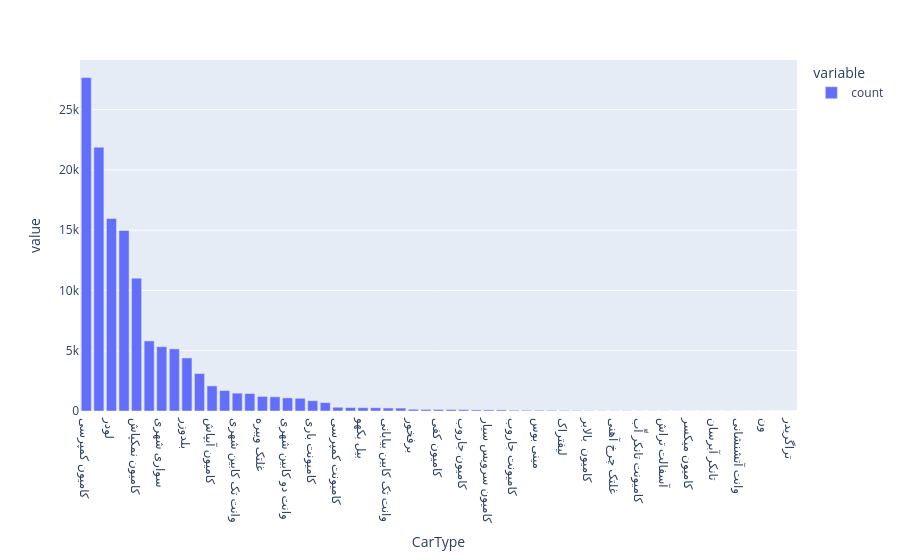

This figure's notebook cell:
### Code cell
px.bar(Replacement_only['CarType'].value_counts())

### Figure 1 — Plotly figure (JSON) as saved in the notebook; plotly's stock layout.template omitted (floating-point values rounded to 4 significant figures)
{"data": [{"alignmentgroup": "True", "hovertemplate": "variable=count<br>CarType=%{x}<br>value=%{y}<extra></extra>", "legendgroup": "count", "marker": {"color": "#636efa", "pattern": {"shape": ""}}, "name": "count", "offsetgroup": "count", "orientation": "v", "showlegend": true, "textposition": "auto", "type": "bar", "x": ["کامیون کمپرسی", "وانت دوکابین بیابانی", "لودر", "گریدر", "کامیون نمکپاش", "کامیون کشنده", "سواری شهری", "کامیونت", "بلدوزر", "کامیون برفروب", "کامیون آبپاش", "سواری بیابانی", "وانت تک کابین شهری", "کامیون جرثقیل", "غلتک ویبره", "بیل مکانیکی", "وانت دو کابین شهری", "کامیون سوخت رسان", "کامیونت باری", "کامیون فلاسک آسفالت", "کامیونت کمپرسی", "کامیونت خط کش", "بیل بکهو", "کامیون قیرپاش", "وانت تک کابین بیابانی", "کامیون باری", "برفخور", "کامیون بالابر", "کامیون کفی", "مینی لودر", "کامیون جاروب", "کامیونت بالابر", "کامیون سرویس سیار", "کامیونت سوخت رسان", "کامیونت جاروب", "تراکتور", "مینی بوس", "کامیون گاردریل شور", "لیفتراک", "کامیون آتشنشانی", "کامیون  بالابر", "کامیون خط کش", "غلتک چرخ آهنی", "کامیونت عملیات", "کامیونت تانکر آّب", "غلتک چرخ لاستیکی", "آسفالت تراش", "کامیونت جرثقیل", "کامیون میکسر", "کامیون آب نمک پاش", "تانکر آبرسان", "غلتک پاچه بزی", "وانت آتشنشانی", "کامیونت آتشنشانی", "ون", "تراک میکسر", "تراگریدر"], "xaxis": "x", "y": [27661, 21884, 15979, 14977, 11022, 5813, 5334, 5152, 4398, 3109, 2080, 1696, 1481, 1452, 1208, 1178, 1089, 1055, 853, 695, 311, 289, 279, 271, 246, 245, 145, 132, 130, 126, 116, 94, 92, 92, 64, 63, 61, 56, 48, 37, 22, 18, 16, 16, 9, 9, 9, 8, 8, 7, 7, 6, 3, 3, 2, 1, 1], "yaxis": "y"}], "layout": {"barmode": "relative", "legend": {"title": {"text": "variable"}, "tracegroupgap": 0}, "margin": {"t": 60}, "xaxis": {"anchor": "y", "domain": [0, 1], "title": {"text": "CarType"}}, "yaxis": {"anchor": "x", "domain": [0, 1], "title": {"text": "value"}}}}
